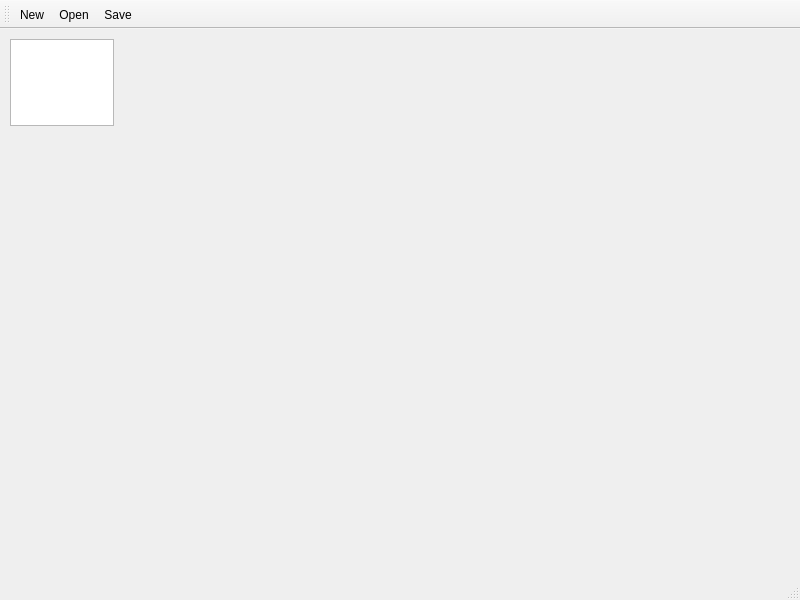
<?xml version="1.0" encoding="UTF-8"?>
<ui version="4.0">
 <class>hello_notepad</class>
 <widget class="QMainWindow" name="hello_notepad">
  <property name="geometry">
   <rect>
    <x>0</x>
    <y>0</y>
    <width>800</width>
    <height>600</height>
   </rect>
  </property>
  <property name="windowTitle">
   <string>hello_notepad</string>
  </property>
  <widget class="QWidget" name="centralwidget">
   <widget class="QTextEdit" name="textEdit">
    <property name="geometry">
     <rect>
      <x>10</x>
      <y>10</y>
      <width>104</width>
      <height>87</height>
     </rect>
    </property>
   </widget>
  </widget>
  <widget class="QMenuBar" name="menubar">
   <property name="geometry">
    <rect>
     <x>0</x>
     <y>0</y>
     <width>800</width>
     <height>26</height>
    </rect>
   </property>
  </widget>
  <widget class="QStatusBar" name="statusbar"/>
  <widget class="QToolBar" name="toolBar">
   <property name="windowTitle">
    <string>toolBar</string>
   </property>
   <attribute name="toolBarArea">
    <enum>TopToolBarArea</enum>
   </attribute>
   <attribute name="toolBarBreak">
    <bool>false</bool>
   </attribute>
   <addaction name="actionNew"/>
   <addaction name="actionOpen"/>
   <addaction name="actionSave"/>
  </widget>
  <action name="actionNew">
   <property name="text">
    <string>New</string>
   </property>
  </action>
  <action name="actionOpen">
   <property name="text">
    <string>Open</string>
   </property>
  </action>
  <action name="actionSave">
   <property name="text">
    <string>Save</string>
   </property>
  </action>
 </widget>
 <resources/>
 <connections/>
</ui>
